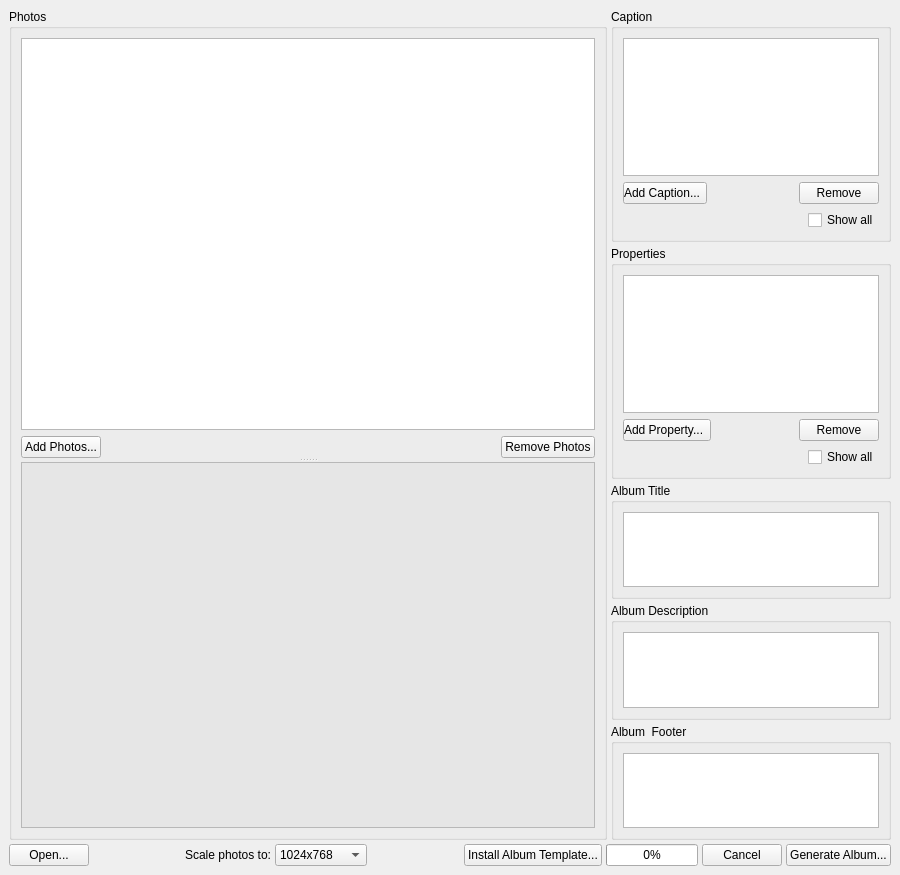
<?xml version="1.0" encoding="UTF-8"?>
<ui version="4.0">
 <class>MainWindow</class>
 <widget class="QMainWindow" name="MainWindow">
  <property name="geometry">
   <rect>
    <x>0</x>
    <y>0</y>
    <width>900</width>
    <height>875</height>
   </rect>
  </property>
  <property name="windowTitle">
   <string>Dyphal Generator</string>
  </property>
  <property name="windowIcon">
   <iconset theme="insert-image"/>
  </property>
  <widget class="QWidget" name="centralwidget">
   <layout class="QVBoxLayout" name="verticalLayout_9" stretch="1,0">
    <property name="spacing">
     <number>4</number>
    </property>
    <item>
     <layout class="QHBoxLayout" name="horizontalLayout" stretch="2,0">
      <item>
       <widget class="QGroupBox" name="groupBox">
        <property name="autoFillBackground">
         <bool>false</bool>
        </property>
        <property name="styleSheet">
         <string notr="true"/>
        </property>
        <property name="title">
         <string>Photos</string>
        </property>
        <layout class="QVBoxLayout" name="verticalLayout_6">
         <item>
          <widget class="QSplitter" name="splitter">
           <property name="orientation">
            <enum>Qt::Vertical</enum>
           </property>
           <widget class="QWidget" name="widget_2" native="true">
            <layout class="QVBoxLayout" name="verticalLayout_7" stretch="1,0">
             <item>
              <widget class="QListWidget" name="photosList">
               <property name="toolTip">
                <string>Photos to include in the album.</string>
               </property>
               <property name="styleSheet">
                <string notr="true">QListWidget::item {padding: 2px}</string>
               </property>
               <property name="dragEnabled">
                <bool>true</bool>
               </property>
               <property name="dragDropMode">
                <enum>QAbstractItemView::InternalMove</enum>
               </property>
               <property name="selectionMode">
                <enum>QAbstractItemView::ExtendedSelection</enum>
               </property>
              </widget>
             </item>
             <item>
              <layout class="QHBoxLayout" name="horizontalLayout_4" stretch="0,1,0">
               <item>
                <widget class="QPushButton" name="addPhotosButton">
                 <property name="text">
                  <string>Add Photos...</string>
                 </property>
                 <property name="icon">
                  <iconset theme="list-add">
                   <normaloff/>
                  </iconset>
                 </property>
                </widget>
               </item>
               <item>
                <spacer name="horizontalSpacer_7">
                 <property name="orientation">
                  <enum>Qt::Horizontal</enum>
                 </property>
                 <property name="sizeHint" stdset="0">
                  <size>
                   <width>40</width>
                   <height>20</height>
                  </size>
                 </property>
                </spacer>
               </item>
               <item>
                <widget class="QPushButton" name="removePhotosButton">
                 <property name="toolTip">
                  <string>Remove the selected photos from the album.</string>
                 </property>
                 <property name="text">
                  <string>Remove Photos</string>
                 </property>
                 <property name="icon">
                  <iconset theme="list-remove">
                   <normaloff/>
                  </iconset>
                 </property>
                </widget>
               </item>
              </layout>
             </item>
            </layout>
           </widget>
           <widget class="QTextEdit" name="photoProperties">
            <property name="palette">
             <palette>
              <active>
               <colorrole role="Base">
                <brush brushstyle="SolidPattern">
                 <color alpha="255">
                  <red>230</red>
                  <green>230</green>
                  <blue>230</blue>
                 </color>
                </brush>
               </colorrole>
              </active>
              <inactive>
               <colorrole role="Base">
                <brush brushstyle="SolidPattern">
                 <color alpha="255">
                  <red>230</red>
                  <green>230</green>
                  <blue>230</blue>
                 </color>
                </brush>
               </colorrole>
              </inactive>
              <disabled>
               <colorrole role="Base">
                <brush brushstyle="SolidPattern">
                 <color alpha="255">
                  <red>244</red>
                  <green>244</green>
                  <blue>244</blue>
                 </color>
                </brush>
               </colorrole>
              </disabled>
             </palette>
            </property>
            <property name="tabChangesFocus">
             <bool>true</bool>
            </property>
            <property name="undoRedoEnabled">
             <bool>false</bool>
            </property>
            <property name="readOnly">
             <bool>true</bool>
            </property>
           </widget>
          </widget>
         </item>
        </layout>
       </widget>
      </item>
      <item>
       <layout class="QVBoxLayout" name="verticalLayout_8" stretch="2,2,1,1,1">
        <item>
         <widget class="QGroupBox" name="groupBox_2">
          <property name="title">
           <string>Caption</string>
          </property>
          <layout class="QVBoxLayout" name="verticalLayout" stretch="1,0,0">
           <item>
            <widget class="QListWidget" name="captionsList">
             <property name="toolTip">
              <string>Fields comprising the photos' captions.</string>
             </property>
             <property name="dragEnabled">
              <bool>true</bool>
             </property>
             <property name="dragDropMode">
              <enum>QAbstractItemView::InternalMove</enum>
             </property>
             <property name="selectionMode">
              <enum>QAbstractItemView::ExtendedSelection</enum>
             </property>
            </widget>
           </item>
           <item>
            <layout class="QHBoxLayout" name="horizontalLayout_2" stretch="0,1,0">
             <item>
              <widget class="QPushButton" name="addCaptionButton">
               <property name="toolTip">
                <string>Add a field to the photos' captions.</string>
               </property>
               <property name="styleSheet">
                <string notr="true">QPushButton{text-align: left;} QPushButton::menu-indicator{subcontrol-position: right center; left: -10px;}</string>
               </property>
               <property name="text">
                <string>Add Caption...</string>
               </property>
               <property name="icon">
                <iconset theme="list-add">
                 <normaloff/>
                </iconset>
               </property>
              </widget>
             </item>
             <item>
              <spacer name="horizontalSpacer_5">
               <property name="orientation">
                <enum>Qt::Horizontal</enum>
               </property>
               <property name="sizeHint" stdset="0">
                <size>
                 <width>40</width>
                 <height>20</height>
                </size>
               </property>
              </spacer>
             </item>
             <item>
              <widget class="QPushButton" name="removeCaptionsButton">
               <property name="toolTip">
                <string>Remove the selected fields the from photos' captions.</string>
               </property>
               <property name="text">
                <string>Remove</string>
               </property>
               <property name="icon">
                <iconset theme="list-remove">
                 <normaloff/>
                </iconset>
               </property>
              </widget>
             </item>
            </layout>
           </item>
           <item>
            <layout class="QHBoxLayout" name="horizontalLayout_7">
             <item>
              <spacer name="horizontalSpacer_4">
               <property name="orientation">
                <enum>Qt::Horizontal</enum>
               </property>
               <property name="sizeHint" stdset="0">
                <size>
                 <width>40</width>
                 <height>20</height>
                </size>
               </property>
              </spacer>
             </item>
             <item>
              <widget class="QCheckBox" name="showAllCaptionsFlag">
               <property name="toolTip">
                <string>Show all caption fields, not just the ones present in every selected photo.</string>
               </property>
               <property name="text">
                <string>Show all</string>
               </property>
              </widget>
             </item>
            </layout>
           </item>
          </layout>
         </widget>
        </item>
        <item>
         <widget class="QGroupBox" name="groupBox_3">
          <property name="title">
           <string>Properties</string>
          </property>
          <layout class="QVBoxLayout" name="verticalLayout_3" stretch="1,0,0">
           <item>
            <widget class="QListWidget" name="propertiesList">
             <property name="toolTip">
              <string>Fields comprising the photos' properties.</string>
             </property>
             <property name="dragEnabled">
              <bool>true</bool>
             </property>
             <property name="dragDropMode">
              <enum>QAbstractItemView::InternalMove</enum>
             </property>
             <property name="selectionMode">
              <enum>QAbstractItemView::ExtendedSelection</enum>
             </property>
            </widget>
           </item>
           <item>
            <layout class="QHBoxLayout" name="horizontalLayout_3" stretch="0,1,0">
             <item>
              <widget class="QPushButton" name="addPropertyButton">
               <property name="toolTip">
                <string>Add a field to the photos' properties.</string>
               </property>
               <property name="styleSheet">
                <string notr="true">QPushButton{text-align: left;} QPushButton::menu-indicator{subcontrol-position: right center; left: -10px;} QMenu {menu-scrollable: 1;}</string>
               </property>
               <property name="text">
                <string>Add Property...</string>
               </property>
               <property name="icon">
                <iconset theme="list-add">
                 <normaloff/>
                </iconset>
               </property>
              </widget>
             </item>
             <item>
              <spacer name="horizontalSpacer_6">
               <property name="orientation">
                <enum>Qt::Horizontal</enum>
               </property>
               <property name="sizeHint" stdset="0">
                <size>
                 <width>40</width>
                 <height>20</height>
                </size>
               </property>
              </spacer>
             </item>
             <item>
              <widget class="QPushButton" name="removePropertiesButton">
               <property name="toolTip">
                <string>Remove the selected fields from the photos' properties.</string>
               </property>
               <property name="text">
                <string>Remove</string>
               </property>
               <property name="icon">
                <iconset theme="list-remove">
                 <normaloff/>
                </iconset>
               </property>
              </widget>
             </item>
            </layout>
           </item>
           <item>
            <layout class="QHBoxLayout" name="horizontalLayout_6">
             <item>
              <spacer name="horizontalSpacer_3">
               <property name="orientation">
                <enum>Qt::Horizontal</enum>
               </property>
               <property name="sizeHint" stdset="0">
                <size>
                 <width>40</width>
                 <height>20</height>
                </size>
               </property>
              </spacer>
             </item>
             <item>
              <widget class="QCheckBox" name="showAllPropertiesFlag">
               <property name="toolTip">
                <string>Show all property fields, not just the ones present in every selected photo.</string>
               </property>
               <property name="text">
                <string>Show all</string>
               </property>
              </widget>
             </item>
            </layout>
           </item>
          </layout>
         </widget>
        </item>
        <item>
         <widget class="QGroupBox" name="groupBox_4">
          <property name="title">
           <string>Album Title</string>
          </property>
          <layout class="QVBoxLayout" name="verticalLayout_4" stretch="0">
           <item>
            <widget class="QPlainTextEdit" name="titleText">
             <property name="toolTip">
              <string>The album title.</string>
             </property>
             <property name="tabChangesFocus">
              <bool>true</bool>
             </property>
            </widget>
           </item>
          </layout>
         </widget>
        </item>
        <item>
         <widget class="QGroupBox" name="groupBox_6">
          <property name="title">
           <string>Album Description</string>
          </property>
          <layout class="QVBoxLayout" name="verticalLayout_2">
           <item>
            <widget class="QPlainTextEdit" name="descriptionText">
             <property name="tabChangesFocus">
              <bool>true</bool>
             </property>
            </widget>
           </item>
          </layout>
         </widget>
        </item>
        <item>
         <widget class="QGroupBox" name="groupBox_5">
          <property name="title">
           <string>Album  Footer</string>
          </property>
          <layout class="QVBoxLayout" name="verticalLayout_5">
           <item>
            <widget class="QPlainTextEdit" name="footerText">
             <property name="toolTip">
              <string>The album footer.</string>
             </property>
             <property name="tabChangesFocus">
              <bool>true</bool>
             </property>
            </widget>
           </item>
          </layout>
         </widget>
        </item>
       </layout>
      </item>
     </layout>
    </item>
    <item>
     <layout class="QHBoxLayout" name="horizontalLayout_5">
      <item>
       <widget class="QPushButton" name="openAlbumButton">
        <property name="toolTip">
         <string>Open an existing album.</string>
        </property>
        <property name="text">
         <string>Open...</string>
        </property>
        <property name="icon">
         <iconset theme="document-open">
          <normaloff/>
         </iconset>
        </property>
       </widget>
      </item>
      <item>
       <spacer name="horizontalSpacer_2">
        <property name="orientation">
         <enum>Qt::Horizontal</enum>
        </property>
        <property name="sizeHint" stdset="0">
         <size>
          <width>40</width>
          <height>20</height>
         </size>
        </property>
       </spacer>
      </item>
      <item>
       <widget class="QLabel" name="label">
        <property name="text">
         <string>Scale photos to:</string>
        </property>
       </widget>
      </item>
      <item>
       <widget class="QComboBox" name="photoSizeButton">
        <property name="toolTip">
         <string>Set the resolution for photos in the album.</string>
        </property>
        <property name="currentIndex">
         <number>2</number>
        </property>
        <item>
         <property name="text">
          <string>1600x1200</string>
         </property>
        </item>
        <item>
         <property name="text">
          <string>1280x960</string>
         </property>
        </item>
        <item>
         <property name="text">
          <string>1024x768</string>
         </property>
        </item>
        <item>
         <property name="text">
          <string>800x600</string>
         </property>
        </item>
        <item>
         <property name="text">
          <string>640x480</string>
         </property>
        </item>
       </widget>
      </item>
      <item>
       <spacer name="horizontalSpacer">
        <property name="orientation">
         <enum>Qt::Horizontal</enum>
        </property>
        <property name="sizeHint" stdset="0">
         <size>
          <width>40</width>
          <height>20</height>
         </size>
        </property>
       </spacer>
      </item>
      <item>
       <widget class="QPushButton" name="installTemplateButton">
        <property name="text">
         <string>Install Album Template...</string>
        </property>
        <property name="icon">
         <iconset theme="insert-image">
          <normaloff/>
         </iconset>
        </property>
       </widget>
      </item>
      <item>
       <widget class="QProgressBar" name="progressBar">
        <property name="enabled">
         <bool>true</bool>
        </property>
        <property name="value">
         <number>0</number>
        </property>
       </widget>
      </item>
      <item>
       <widget class="QPushButton" name="cancelButton">
        <property name="toolTip">
         <string>Cancel the current action.</string>
        </property>
        <property name="text">
         <string>Cancel</string>
        </property>
        <property name="icon">
         <iconset theme="process-stop">
          <normaloff/>
         </iconset>
        </property>
       </widget>
      </item>
      <item>
       <widget class="QPushButton" name="generateAlbumButton">
        <property name="toolTip">
         <string>Generate a photo album.</string>
        </property>
        <property name="text">
         <string>Generate Album...</string>
        </property>
        <property name="icon">
         <iconset theme="dialog-ok">
          <normaloff/>
         </iconset>
        </property>
       </widget>
      </item>
     </layout>
    </item>
   </layout>
  </widget>
 </widget>
 <resources/>
 <connections/>
</ui>
